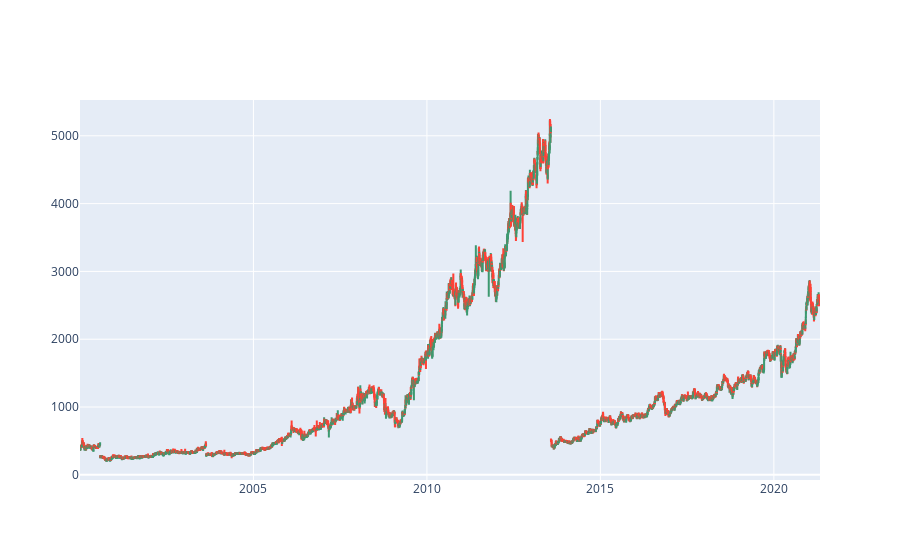

Notebook code cell kept with this figure:
### Code cell
import plotly.graph_objects as go

# from datatime import datetime

fig = go.Figure(data=[go.Candlestick(x=data['Date'],
                                     open=data['Open'],
                                     high= data['High'],
                                     low=data['Low'],
                                     close=data['Close'])])
fig.update_layout(xaxis_rangeslider_visible=False)
fig.show()

### Figure 1 — Plotly figure (JSON) as saved in the notebook; plotly's stock layout.template omitted (floating-point values rounded to 4 significant figures; data arrays with more than 128 entries replaced by an {"elided": "..."} marker saying what was removed)
{"data": [{"close": {"elided": "5306 float values"}, "high": {"elided": "5306 float values"}, "low": {"elided": "5306 float values"}, "open": {"elided": "5306 float values"}, "type": "candlestick", "x": {"elided": "5306 str values"}}], "layout": {"autosize": true, "xaxis": {"autorange": true, "range": ["2000-01-02 12:00", "2021-04-30 12:00"], "rangeslider": {"visible": false, "yaxis": {}}, "type": "date"}, "yaxis": {"autorange": true, "range": [-76.21, 5528.0]}}}
